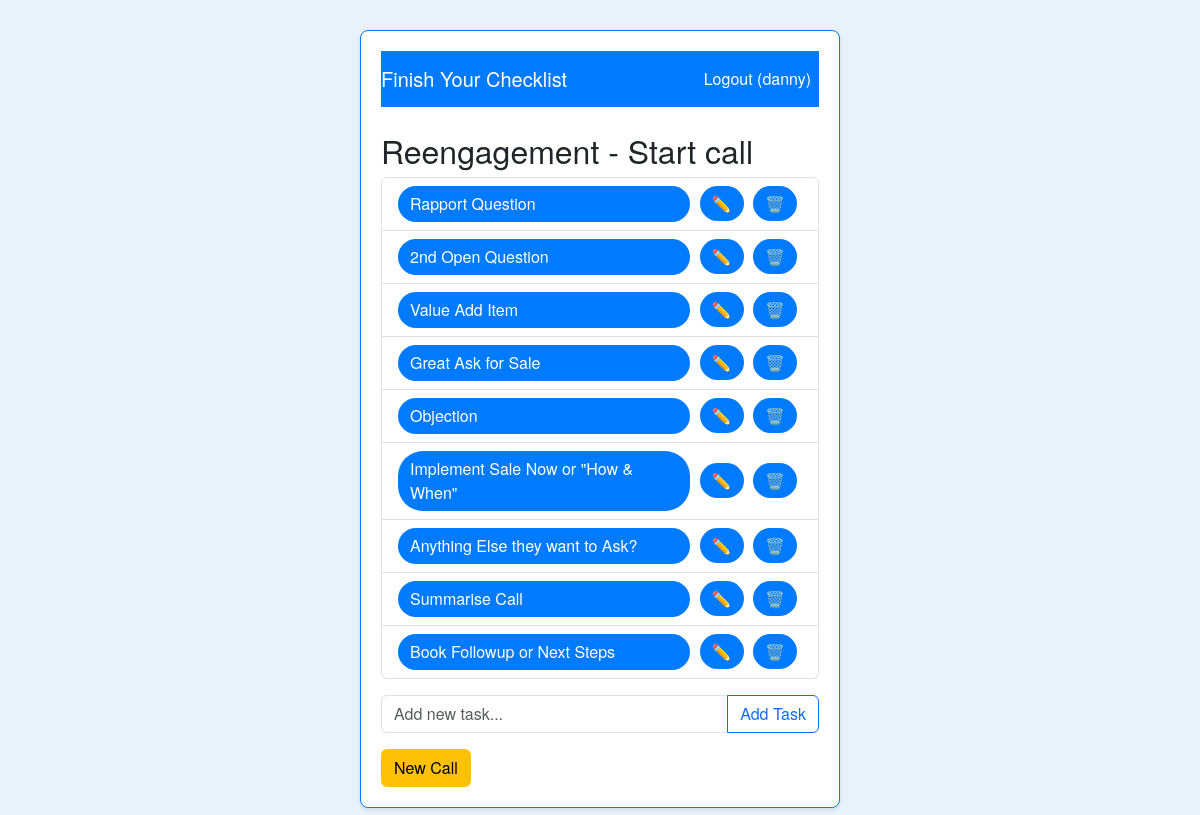
/checklist/reengagement/start call (signed in), run on the app's committed database.
### your_project/app.py (models this page shows, shortened)
class User(UserMixin, db.Model):
    id = db.Column(db.Integer, primary_key=True)
    username = db.Column(db.String(150), unique=True, nullable=False)
    password_hash = db.Column(db.String(150), nullable=False)
    tasks = db.relationship('Task', backref='owner', lazy=True)

class Task(db.Model):
    id = db.Column(db.Integer, primary_key=True)
    user_id = db.Column(db.Integer, db.ForeignKey('user.id'), nullable=False)
    call_type = db.Column(db.String(50), nullable=False)
    checklist_type = db.Column(db.String(50), nullable=False)
    text = db.Column(db.String(250), nullable=False)
    done = db.Column(db.Boolean, default=False)
    parent_task_id = db.Column(db.Integer, db.ForeignKey('task.id'), nullable=True)
    subtasks = db.relationship('Task', backref=db.backref('parent', remote_side=[id]), lazy=True)
    created_at = db.Column(db.DateTime, default=datetime.utcnow)

### your_project/app.py (the view)
@app.route("/checklist/<call_type>/<checklist_type>")
@login_required
def checklist(call_type, checklist_type):
    populate_default_tasks(current_user, call_type, checklist_type)
    tasks = Task.query.filter_by(
        user_id=current_user.id,
        call_type=call_type,
        checklist_type=checklist_type,
        parent_task_id=None
    ).order_by(Task.id).all()
    return render_template("checklist.html", call_type=call_type, checklist_type=checklist_type, tasks=tasks)

### your_project/app.py (called while the page is built, shortened)
@login_manager.user_loader
def load_user(user_id):
    return User.query.get(int(user_id))

def populate_default_tasks(user, call_type, checklist_type):
    existing = Task.query.filter_by(
        user_id=user.id, call_type=call_type, checklist_type=checklist_type, parent_task_id=None
    ).first()

### your_project/templates/checklist.html (shortened to what this page needs)
{% extends "base.html" %}
{% block content %}
  <h2>{{ call_type.capitalize() }} - {{ checklist_type.capitalize() }}</h2>
  <ul class="list-group mb-3">
    {% for task in tasks %}
      <li class="list-group-item d-flex justify-content-between align-items-center">
        <a href="{{ url_for('toggle_task', task_id=task.id) }}"
           class="button-emoji task-text {% if task.done %}done-task{% endif %} text-start">
          {{ task.text }}
        </a>
        <div>
          <a href="{{ url_for('edit_task', task_id=task.id) }}" class="button-emoji">✏️</a>
          <a href="{{ url_for('delete_task', task_id=task.id) }}" class="button-emoji">🗑️</a>
        </div>
      </li>
    {% endfor %}
  </ul>
  <form action="{{ url_for('add_task', call_type=call_type, checklist_type=checklist_type) }}" method="post">
    <div class="input-group">
      <input type="text" name="task_text" class="form-control" placeholder="Add new task..." required>
      <button class="btn btn-outline-primary" type="submit">Add Task</button>
    </div>
  </form>
  <a href="{{ url_for('new_call', call_type=call_type, checklist_type=checklist_type) }}" class="btn btn-warning mt-3">
    New Call
  </a>
{% endblock %}

### your_project/templates/base.html (shortened to what this page needs)
<!DOCTYPE html>
<html lang="en">
<head>
    <link href="https://cdn.jsdelivr.net/npm/bootstrap@5.3.0/dist/css/bootstrap.min.css" rel="stylesheet">
    <link rel="stylesheet" href="{{ url_for('static', filename='style.css') }}">
</head>
<body>
    <div class="custom-container">
        <nav class="navbar navbar-expand-lg mb-4">
            <a class="navbar-brand" href="{{ url_for('home') }}">Finish Your Checklist</a>
            <div class="collapse navbar-collapse">
                <ul class="navbar-nav ms-auto">
                    {% if current_user.is_authenticated %}
                    <li class="nav-item">
                        <a class="nav-link" href="{{ url_for('logout') }}">Logout ({{ current_user.username }})</a>
                    </li>
                    {% else %}
                    <li class="nav-item">
                        <a class="nav-link" href="{{ url_for('login') }}">Login</a>
                    </li>
                    {% endif %}
                </ul>
            </div>
        </nav>
        {% block content %}{% endblock %}
    </div>
</body>
</html>

### your_project/static/style.css (style rules this page uses)
body { background-color: #e9f2f9; font-family: "Helvetica Neue", Helvetica, Arial, sans-serif; margin: 0; padding: 0; }
.custom-container { max-width: 480px; margin: 30px auto; background-color: #fff; border: 1px solid #007bff; border-radius: 8px; padding: 20px; box-shadow: 0 2px 4px rgba(0,0,0,0.1); }
.navbar { background-color: #007bff; }
.navbar-brand, .nav-link { color: #fff !important; }
.button-emoji { font-size: 1rem; padding: 6px 12px; border: none; background-color: #007bff; color: #fff; border-radius: 25px; margin-right: 5px; cursor: pointer; transition: background-color 0.3s ease, transform 0.2s; text-decoration: none; }
.list-group-item a.task-text { flex: 1; margin-right: 10px; white-space: normal; }
.list-group-item { white-space: nowrap; overflow: hidden; }

### data on the page
User: username "danny"
Task: text "Rapport Question"
Task: text "2nd Open Question"
Task: text "Value Add Item"
Task: text "Great Ask for Sale"
Task: text "Objection"
Task: text "Implement Sale Now or \"How & When\""
Task: text "Anything Else they want to Ask?"
Task: text "Summarise Call"
Task: text "Book Followup or Next Steps"

### other printed values
{{ call_type.capitalize() }} "Reengagement"
{{ checklist_type.capitalize() }} "Start call"
